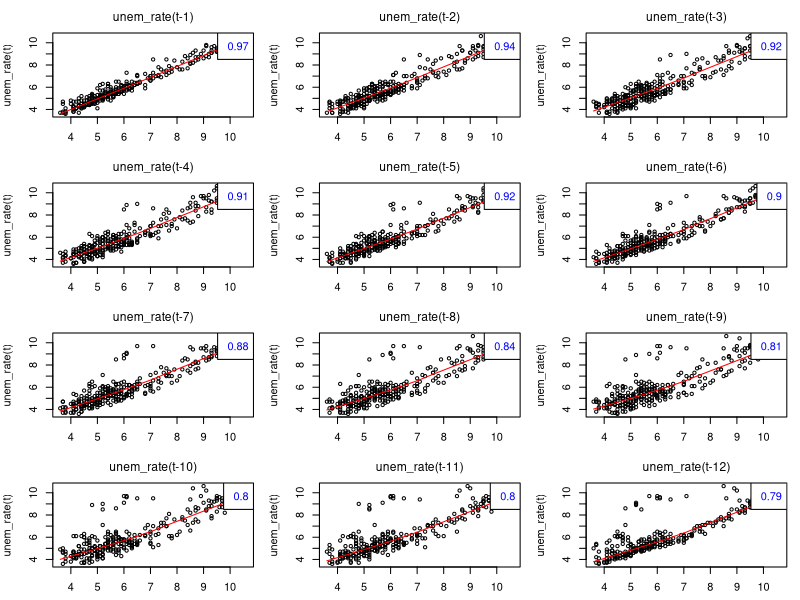
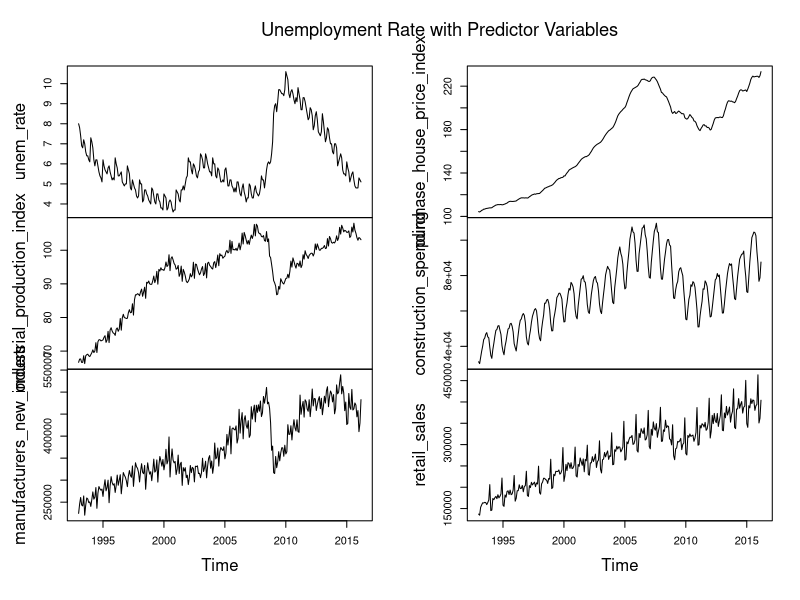
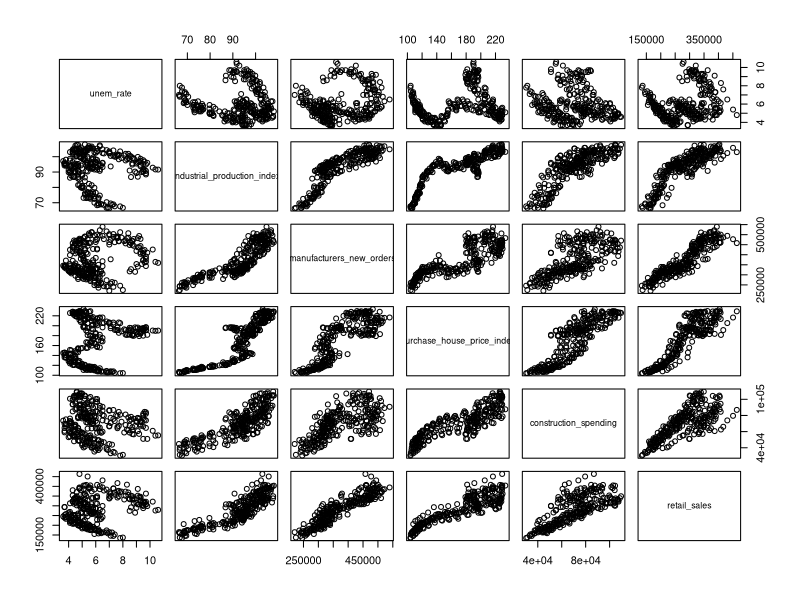

These figures' R source, in order:
## Packages
library(ggplot2)
library(plyr)
library(scales)


## Read in data
econ = read.csv("Data/Unemployment.csv")
usa  = read.csv("Data/US Congress and Recession Data.csv")

## Subset data from Jan 1993 to Dec 2015
econ = na.omit(econ)
dta = na.omit(join(econ, usa, by = "date"))
dta$date = as.Date(dta$date)

## Custom ggplot theme
theme_stat = function() {
  theme(
    plot.title          = element_text(size = 14, face = "bold"),
    panel.background    = element_rect(fill = NA),
    panel.grid.major    = element_line(color = "gray", size = .2),
    panel.border        = element_rect(color = "gray", fill = NA, size = .2),
    axis.ticks          = element_line(size = 0),
    axis.text           = element_text(color = "black"),
    axis.title.x        = element_text(size = 12, color = "black"),
    axis.title.y        = element_text(size = 12, color = "black")
  )
}

## Base plot
g0 = ggplot(dta)

## Summarise dates of office 
pres = ddply(dta, .(pres), summarise, enter = min(date), exit = max(date))

## Plot presidential terms
g1 = g0 + geom_rect(aes(xmin = enter, xmax = exit, ymin = 0, ymax = .12, fill = pres), 
            alpha = .2, data = pres)

## Plot recession dates
g2 = g1 + 
  geom_rect(aes(xmin = as.Date("2001-03-01"), xmax = as.Date("2001-11-01"), 
                ymin = 0, ymax = .12), color = NA, fill = "gray", alpha = .2) +
  geom_rect(aes(xmin = as.Date("2007-12-01"), xmax = as.Date("2009-06-01"), 
                ymin = 0, ymax = .12), color = NA, fill = "gray", alpha = .2)

## Overlay unemployment rate
g3 = g2 + 
geom_line(aes(x = date, y = unem_rate/100)) +
  scale_x_date("Year", expand = c(0,0)) +
  scale_y_continuous("Unemployment Rate", labels = percent, expand=c(0,0)) +
  scale_fill_discrete("President") +
  ggtitle("Unemployment Rate\n(Jan 93' - Dec 15')") +
  theme_stat()

## Remove seasonal component, plot trend
unem.decom = decompose(ts(data = dta$unem_rate, start = c(1993,1), frequency = 12), type = "additive")

g4 = g2 + 
  geom_line(aes(x = date, y = unem.decom$trend/100)) +
  scale_x_date("Year", expand = c(0,0)) +
  scale_y_continuous("Unemployment Rate", labels = percent, expand=c(0,0)) +
  scale_fill_discrete("President") +
  ggtitle("Seasonally Adjusted Unemployment Rate\n(Jan 93' - Dec 15')") +
  theme_stat()

## Lag Plot
## Borrowed from StackOverflow: http://stackoverflow.com/questions/21524600/
lag.plot1 = function(data1, max.lag = 1, corr = TRUE, smooth = FALSE) { 
  name1 = paste(deparse(substitute(data1)), "(t-", sep = "")
  name2 = paste(deparse(substitute(data1)), "(t)", sep = "")
  data1 = as.ts(data1)
  max.lag = as.integer(max.lag)
  prow = ceiling(sqrt(max.lag))
  pcol = ceiling(max.lag / prow)
  a = acf(data1, max.lag, plot = FALSE)$acf[-1]
  par(mfrow = c(prow, pcol), mar = c(2.5, 4, 2.5, 1), cex.main = 1.1, font.main = 1)
  for(h in 1:max.lag) {                       
    plot(lag(data1, -h), data1, xy.labels = FALSE, main = paste(name1, h, ")",sep = ""), 
         ylab = name2, xlab = "") 
    if (smooth == TRUE) 
      lines(lowess(ts.intersect(lag(data1, -h), data1)[, 1], ts.intersect(lag(data1, -h), data1)[, 2],
                   f = 1), col = "red")
    if (corr == TRUE)
      legend("topright", legend = round(a[h], digits = 2), text.col = "blue", bg = "white", x.intersp = 0)
  }
}

with(econ, lag.plot1(unem_rate, 12, smooth = TRUE))

## Predictor Variable Plots
econ2 = ts(econ[, 2:7], start = c(1993, 1), frequency = 12)
plot.ts(econ2, main = "Unemployment Rate with Predictor Variables")

## Scatterplot
plot(econ[,2:7])



